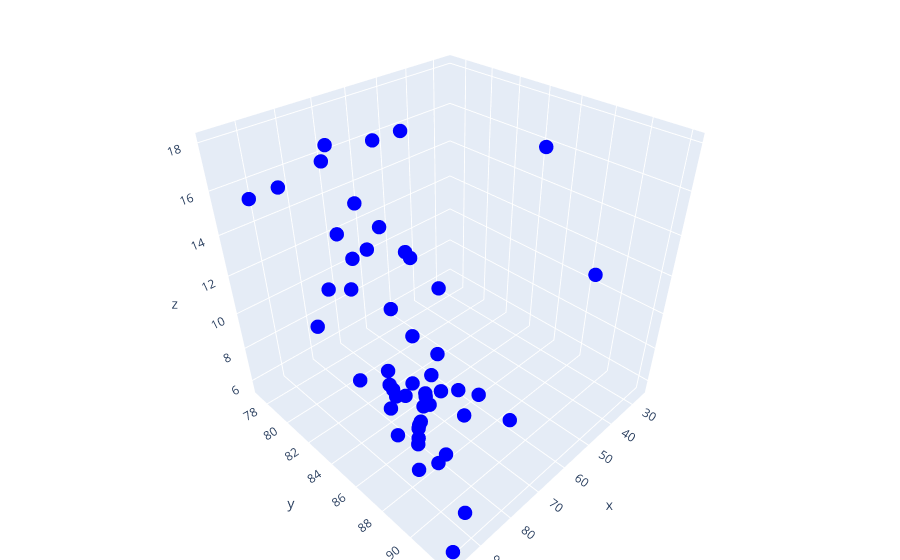

The cell this chart's notebook holds for it:
### Code cell
data = pd.read_csv(r'C:\Users\nadys\Desktop\Projects\data\states.csv')

x = data['white']
y = data['hs_grad']
z = data['poverty']

import plotly.graph_objects as go

def scatter_plot_3D(x, y, z):
    fig = go.Figure(data=[go.Scatter3d(x=x, y=y, z=z,
                    mode='markers',
                    marker=dict(
                        size=5,
                        color='blue',                # set color to an array/list of desired values
                        colorscale='Viridis',   # choose a colorscale
                        opacity=1))])
    fig.update_layout(margin=dict(l=0, r=0, b=0, t=0))
    fig.show()

scatter_plot_3D(x, y, z)

### Figure 1 — Plotly figure (JSON) as saved in the notebook; plotly's stock layout.template omitted (floating-point values rounded to 4 significant figures)
{"data": [{"marker": {"color": "blue", "colorscale": [[0, "#440154"], [0.1111, "#482878"], [0.2222, "#3e4989"], [0.3333, "#31688e"], [0.4444, "#26828e"], [0.5556, "#1f9e89"], [0.6667, "#35b779"], [0.7778, "#6ece58"], [0.8889, "#b5de2b"], [1, "#fde725"]], "opacity": 1, "size": 5}, "mode": "markers", "type": "scatter3d", "x": [71.3, 70.8, 87.7, 81, 77.5, 90.2, 85.4, 76.3, 36.2, 80.6, 67.5, 25.9, 95.5, 79.5, 88.9, 94.9, 89.3, 90.3, 64.2, 97.1, 65.6, 87.2, 81.5, 90.2, 61.2, 85.3, 90.9, 92.1, 84.1, 96.3, 77.3, 84.9, 73.6, 74.1, 92.5, 85.4, 78.4, 90.8, 86.4, 89.2, 67.7, 88.8, 80.8, 83.6, 93.6, 96.9, 73.9, 85.5, 95, 90.1, 94.7], "y": [79.9, 90.6, 83.8, 80.9, 81.1, 88.7, 87.5, 88.7, 86, 84.7, 85.1, 88.5, 88.2, 85.9, 86.4, 89.7, 88.6, 82.8, 79.8, 86.6, 87.6, 87.1, 87.6, 91.6, 81.2, 88.3, 90.1, 90.8, 85.6, 92.1, 86.2, 81.7, 84.2, 81.4, 89.7, 87.2, 85.7, 86.9, 86, 81, 80.8, 88.7, 81, 77.2, 89.4, 88.9, 87.8, 89.1, 78.7, 88.6, 90.9], "z": [14.6, 8.3, 13.3, 18, 12.8, 9.4, 7.8, 8.1, 16.8, 12.1, 12.1, 10.6, 11.8, 11.2, 8.7, 8.3, 9.4, 13.1, 17, 11.3, 7.3, 9.6, 10.3, 6.5, 17.6, 9.6, 13.7, 9.5, 8.3, 5.6, 7.8, 17.8, 14, 13.1, 11.9, 10.1, 14.7, 11.2, 9.2, 10.3, 13.5, 10.2, 14.2, 15.3, 9.3, 9.9, 8.7, 10.8, 16, 8.6, 9.5]}], "layout": {"margin": {"b": 0, "l": 0, "r": 0, "t": 0}}}
